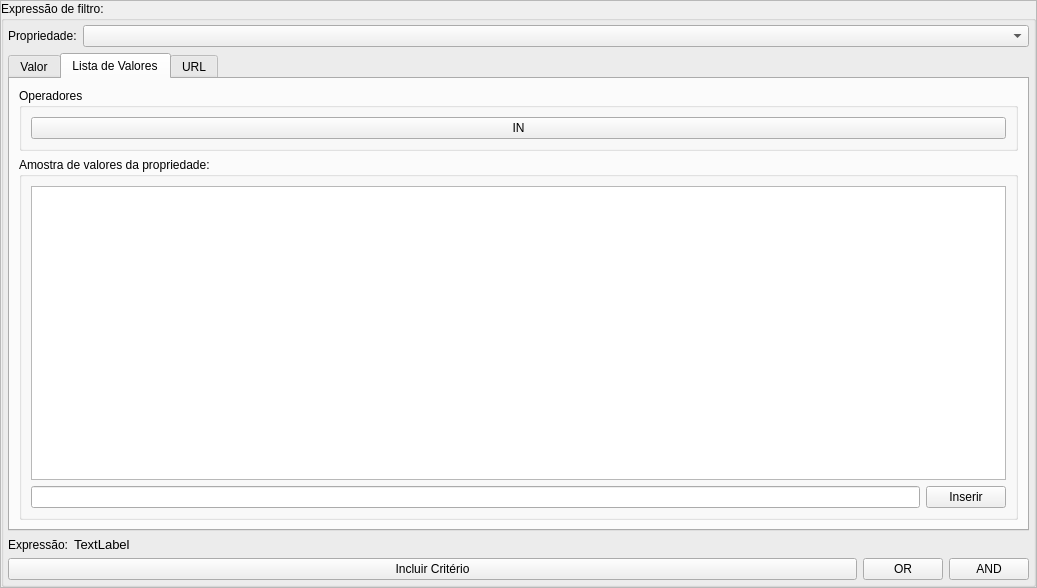
<?xml version="1.0" encoding="UTF-8"?>
<ui version="4.0">
 <class>Frame</class>
 <widget class="QFrame" name="Frame">
  <property name="geometry">
   <rect>
    <x>0</x>
    <y>0</y>
    <width>1037</width>
    <height>588</height>
   </rect>
  </property>
  <property name="windowTitle">
   <string>Frame</string>
  </property>
  <property name="frameShape">
   <enum>QFrame::StyledPanel</enum>
  </property>
  <property name="frameShadow">
   <enum>QFrame::Raised</enum>
  </property>
  <layout class="QGridLayout" name="gridLayout">
   <property name="leftMargin">
    <number>0</number>
   </property>
   <property name="topMargin">
    <number>0</number>
   </property>
   <property name="rightMargin">
    <number>0</number>
   </property>
   <property name="bottomMargin">
    <number>0</number>
   </property>
   <item row="0" column="0">
    <widget class="QGroupBox" name="groupFilter">
     <property name="sizePolicy">
      <sizepolicy hsizetype="Expanding" vsizetype="Expanding">
       <horstretch>0</horstretch>
       <verstretch>0</verstretch>
      </sizepolicy>
     </property>
     <property name="title">
      <string>Expressão de filtro:</string>
     </property>
     <layout class="QGridLayout" name="gridLayout_4">
      <property name="leftMargin">
       <number>4</number>
      </property>
      <property name="topMargin">
       <number>4</number>
      </property>
      <property name="rightMargin">
       <number>4</number>
      </property>
      <property name="bottomMargin">
       <number>4</number>
      </property>
      <property name="horizontalSpacing">
       <number>6</number>
      </property>
      <item row="3" column="0">
       <layout class="QHBoxLayout" name="horizontalLayout_5">
        <item>
         <widget class="QPushButton" name="bt_insert_criteria">
          <property name="sizePolicy">
           <sizepolicy hsizetype="Expanding" vsizetype="Fixed">
            <horstretch>0</horstretch>
            <verstretch>0</verstretch>
           </sizepolicy>
          </property>
          <property name="text">
           <string>Incluir Critério</string>
          </property>
         </widget>
        </item>
        <item>
         <widget class="QPushButton" name="bt_or">
          <property name="text">
           <string>OR</string>
          </property>
         </widget>
        </item>
        <item>
         <widget class="QPushButton" name="bt_and">
          <property name="text">
           <string>AND</string>
          </property>
         </widget>
        </item>
       </layout>
      </item>
      <item row="0" column="0">
       <layout class="QHBoxLayout" name="horizontalLayout_3">
        <item>
         <widget class="QLabel" name="label_2">
          <property name="sizePolicy">
           <sizepolicy hsizetype="Minimum" vsizetype="Preferred">
            <horstretch>0</horstretch>
            <verstretch>0</verstretch>
           </sizepolicy>
          </property>
          <property name="text">
           <string>Propriedade:</string>
          </property>
         </widget>
        </item>
        <item>
         <widget class="QComboBox" name="cb_filter_property">
          <property name="sizePolicy">
           <sizepolicy hsizetype="Expanding" vsizetype="Fixed">
            <horstretch>0</horstretch>
            <verstretch>0</verstretch>
           </sizepolicy>
          </property>
          <property name="font">
           <font>
            <pointsize>9</pointsize>
           </font>
          </property>
         </widget>
        </item>
       </layout>
      </item>
      <item row="2" column="0">
       <layout class="QHBoxLayout" name="horizontalLayout">
        <item>
         <widget class="QLabel" name="label">
          <property name="font">
           <font>
            <family>Segoe UI</family>
            <pointsize>9</pointsize>
            <weight>50</weight>
            <italic>false</italic>
            <bold>false</bold>
           </font>
          </property>
          <property name="styleSheet">
           <string notr="true">font: 9pt &quot;Segoe UI&quot;;</string>
          </property>
          <property name="text">
           <string>Expressão:</string>
          </property>
         </widget>
        </item>
        <item>
         <widget class="QLabel" name="lb_criteria_preview">
          <property name="sizePolicy">
           <sizepolicy hsizetype="Expanding" vsizetype="Preferred">
            <horstretch>0</horstretch>
            <verstretch>0</verstretch>
           </sizepolicy>
          </property>
          <property name="font">
           <font>
            <family>Segoe UI</family>
            <pointsize>10</pointsize>
            <weight>50</weight>
            <italic>false</italic>
            <bold>false</bold>
           </font>
          </property>
          <property name="styleSheet">
           <string notr="true">font: 10pt &quot;Segoe UI&quot;;</string>
          </property>
          <property name="text">
           <string>TextLabel</string>
          </property>
         </widget>
        </item>
       </layout>
      </item>
      <item row="1" column="0">
       <widget class="QTabWidget" name="tab_values">
        <property name="enabled">
         <bool>true</bool>
        </property>
        <property name="currentIndex">
         <number>1</number>
        </property>
        <widget class="QWidget" name="tab_value">
         <attribute name="title">
          <string>Valor</string>
         </attribute>
         <layout class="QVBoxLayout" name="verticalLayout">
          <item>
           <widget class="QGroupBox" name="groupBox_5">
            <property name="title">
             <string>Operadores</string>
            </property>
            <property name="flat">
             <bool>false</bool>
            </property>
            <property name="checkable">
             <bool>false</bool>
            </property>
            <layout class="QGridLayout" name="gridLayout_5">
             <item row="0" column="2">
              <widget class="QPushButton" name="bt_number_gt">
               <property name="text">
                <string>&gt;</string>
               </property>
              </widget>
             </item>
             <item row="1" column="0">
              <widget class="QPushButton" name="bt_number_neq">
               <property name="text">
                <string>!=</string>
               </property>
              </widget>
             </item>
             <item row="1" column="1">
              <widget class="QPushButton" name="bt_number_lte">
               <property name="text">
                <string>&lt;=</string>
               </property>
              </widget>
             </item>
             <item row="0" column="0">
              <widget class="QPushButton" name="bt_number_eq">
               <property name="text">
                <string>=</string>
               </property>
              </widget>
             </item>
             <item row="1" column="2">
              <widget class="QPushButton" name="bt_number_gte">
               <property name="text">
                <string>&gt;=</string>
               </property>
              </widget>
             </item>
             <item row="0" column="1">
              <widget class="QPushButton" name="bt_number_lt">
               <property name="text">
                <string>&lt;</string>
               </property>
              </widget>
             </item>
            </layout>
           </widget>
          </item>
          <item>
           <widget class="QGroupBox" name="groupBox_8">
            <property name="sizePolicy">
             <sizepolicy hsizetype="Preferred" vsizetype="Expanding">
              <horstretch>0</horstretch>
              <verstretch>0</verstretch>
             </sizepolicy>
            </property>
            <property name="title">
             <string>Amostra de valores da propriedade:</string>
            </property>
            <layout class="QVBoxLayout" name="verticalLayout_6">
             <item>
              <layout class="QHBoxLayout" name="horizontalLayout_6">
               <item>
                <widget class="QListWidget" name="tabValue_list_values">
                 <property name="sizePolicy">
                  <sizepolicy hsizetype="Minimum" vsizetype="Expanding">
                   <horstretch>0</horstretch>
                   <verstretch>0</verstretch>
                  </sizepolicy>
                 </property>
                 <property name="minimumSize">
                  <size>
                   <width>225</width>
                   <height>0</height>
                  </size>
                 </property>
                </widget>
               </item>
              </layout>
             </item>
             <item>
              <layout class="QHBoxLayout" name="horizontalLayout_7">
               <item>
                <widget class="QLineEdit" name="tabValue_tx_insert_value"/>
               </item>
               <item>
                <widget class="QPushButton" name="tabValue_bt_insert">
                 <property name="text">
                  <string>Inserir</string>
                 </property>
                </widget>
               </item>
              </layout>
             </item>
            </layout>
           </widget>
          </item>
          <item>
           <spacer name="verticalSpacer">
            <property name="orientation">
             <enum>Qt::Vertical</enum>
            </property>
            <property name="sizeType">
             <enum>QSizePolicy::Minimum</enum>
            </property>
            <property name="sizeHint" stdset="0">
             <size>
              <width>20</width>
              <height>0</height>
             </size>
            </property>
           </spacer>
          </item>
         </layout>
        </widget>
        <widget class="QWidget" name="tab_value_list">
         <attribute name="title">
          <string>Lista de Valores</string>
         </attribute>
         <layout class="QVBoxLayout" name="verticalLayout_4">
          <item>
           <widget class="QGroupBox" name="groupBox_6">
            <property name="title">
             <string>Operadores</string>
            </property>
            <property name="flat">
             <bool>false</bool>
            </property>
            <property name="checkable">
             <bool>false</bool>
            </property>
            <layout class="QGridLayout" name="gridLayout_7">
             <item row="0" column="0">
              <widget class="QPushButton" name="tabListValue_bt_in">
               <property name="text">
                <string>IN</string>
               </property>
              </widget>
             </item>
            </layout>
           </widget>
          </item>
          <item>
           <widget class="QGroupBox" name="groupBox">
            <property name="title">
             <string>Amostra de valores da propriedade:</string>
            </property>
            <layout class="QGridLayout" name="gridLayout_2">
             <item row="0" column="0">
              <widget class="QListWidget" name="tabListValue_list_values"/>
             </item>
             <item row="1" column="0">
              <layout class="QHBoxLayout" name="horizontalLayout_2">
               <item>
                <widget class="QLineEdit" name="tabListValue_tx_value"/>
               </item>
               <item>
                <widget class="QPushButton" name="tabListValue_bt_insert">
                 <property name="text">
                  <string>Inserir</string>
                 </property>
                </widget>
               </item>
              </layout>
             </item>
            </layout>
           </widget>
          </item>
          <item>
           <spacer name="verticalSpacer_3">
            <property name="orientation">
             <enum>Qt::Vertical</enum>
            </property>
            <property name="sizeType">
             <enum>QSizePolicy::Minimum</enum>
            </property>
            <property name="sizeHint" stdset="0">
             <size>
              <width>20</width>
              <height>0</height>
             </size>
            </property>
           </spacer>
          </item>
         </layout>
        </widget>
        <widget class="QWidget" name="tab_url">
         <attribute name="title">
          <string>URL</string>
         </attribute>
         <layout class="QGridLayout" name="gridLayout_11">
          <item row="0" column="0">
           <widget class="QGroupBox" name="groupBox_10">
            <property name="maximumSize">
             <size>
              <width>200</width>
              <height>16777215</height>
             </size>
            </property>
            <property name="title">
             <string>Operações:</string>
            </property>
            <layout class="QGridLayout" name="gridLayout_12">
             <item row="0" column="0">
              <widget class="QListWidget" name="tabUrl_list_operations"/>
             </item>
            </layout>
           </widget>
          </item>
          <item row="0" column="1">
           <widget class="QGroupBox" name="groupBox_11">
            <property name="sizePolicy">
             <sizepolicy hsizetype="Expanding" vsizetype="Preferred">
              <horstretch>0</horstretch>
              <verstretch>0</verstretch>
             </sizepolicy>
            </property>
            <property name="title">
             <string>URL:</string>
            </property>
            <layout class="QGridLayout" name="gridLayout_13">
             <item row="1" column="1">
              <widget class="QLabel" name="label_3">
               <property name="sizePolicy">
                <sizepolicy hsizetype="Preferred" vsizetype="Expanding">
                 <horstretch>0</horstretch>
                 <verstretch>0</verstretch>
                </sizepolicy>
               </property>
               <property name="text">
                <string>---</string>
               </property>
               <property name="alignment">
                <set>Qt::AlignLeading|Qt::AlignLeft|Qt::AlignTop</set>
               </property>
              </widget>
             </item>
             <item row="0" column="1">
              <widget class="QPlainTextEdit" name="tabUrl_tx_url"/>
             </item>
            </layout>
           </widget>
          </item>
          <item row="0" column="2">
           <spacer name="horizontalSpacer">
            <property name="orientation">
             <enum>Qt::Horizontal</enum>
            </property>
            <property name="sizeType">
             <enum>QSizePolicy::Minimum</enum>
            </property>
            <property name="sizeHint" stdset="0">
             <size>
              <width>0</width>
              <height>20</height>
             </size>
            </property>
           </spacer>
          </item>
         </layout>
        </widget>
       </widget>
      </item>
     </layout>
    </widget>
   </item>
  </layout>
 </widget>
 <resources/>
 <connections/>
</ui>
